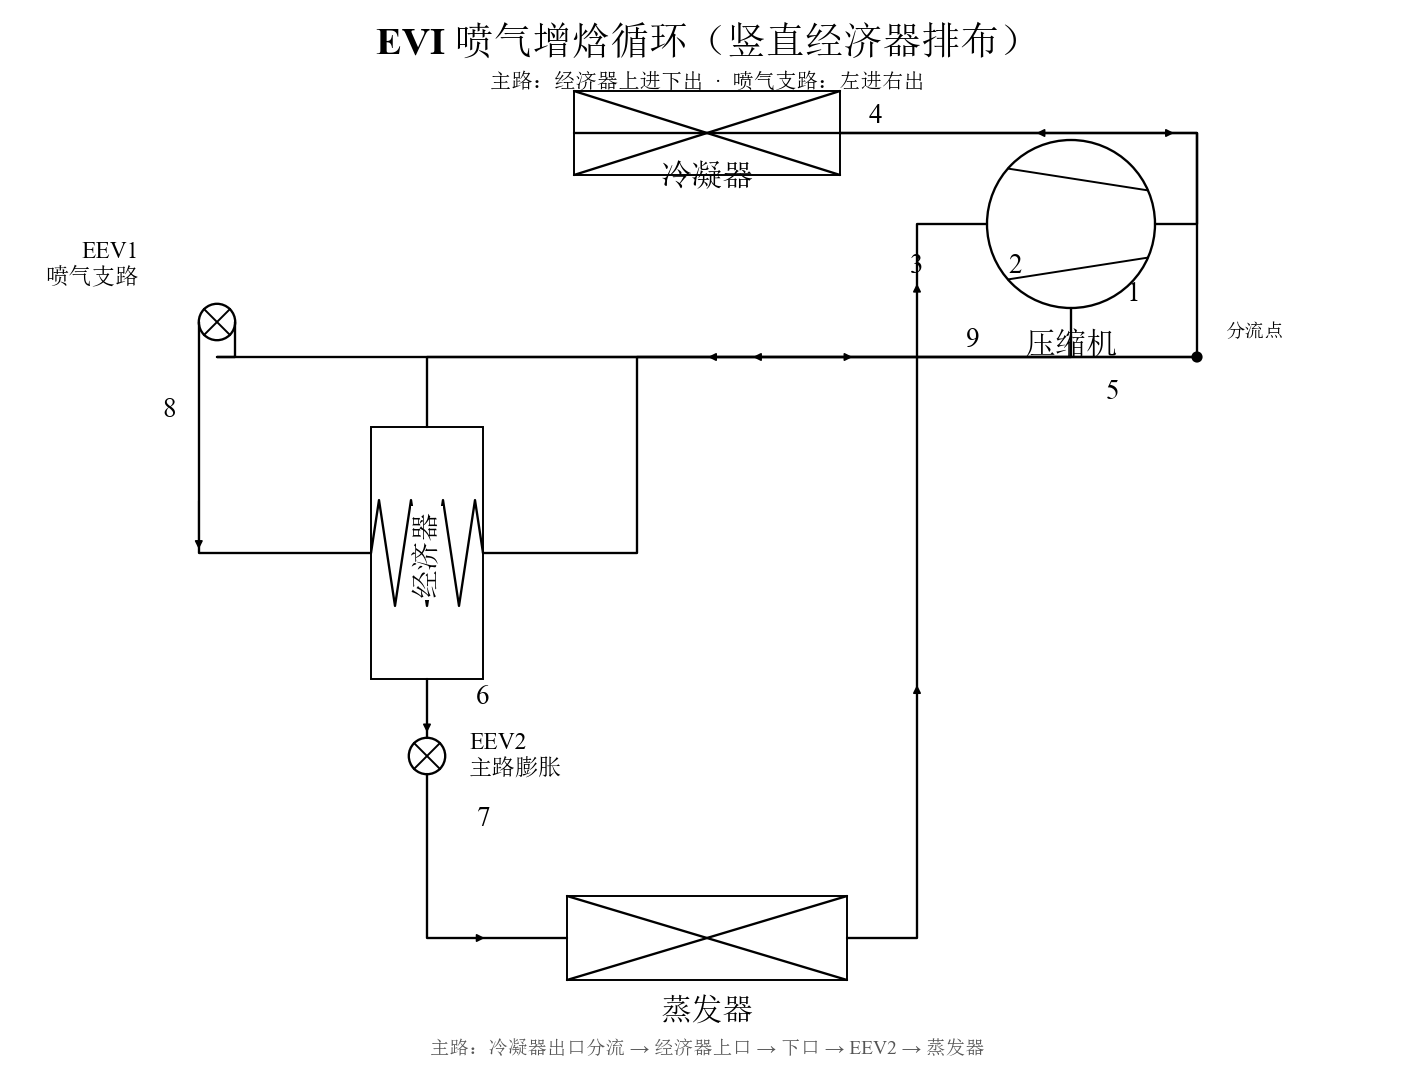

This figure's Python source:
# -*- coding: utf-8 -*-
"""普通热泵 EVI 经济器的另一种竖直排布方式。

本例按参考图使用四口换热器作为经济器:

* 主路:冷凝器出口分流 → 经济器顶部 → 经济器底部 → EEV2 → 蒸发器;
* 喷气支路:分流点 → EEV1 → 经济器左侧 → 经济器右侧
  → 压缩机补气口。

因此经济器的上下端口属于主路,左右端口属于喷气支路。该拓扑与
``evi_subcooler_cycle.py`` 的热力关系相同,只是换热器和阀门的排布
更接近常见的竖直经济器流程图。
"""
import os
import sys

sys.path.insert(0, os.path.dirname(os.path.dirname(os.path.abspath(__file__))))

from matplotlib.patches import Circle
from matplotlib.transforms import Affine2D

from rrplot import Diagram, make_partial, use_font
from rrplot.parts import make_compressor, make_expansion_valve_x, make_heat_exchanger


def _horizontal_compressor(r=60):
    """圆形机身和端口保持原位,只将内部双弦旋转为水平。"""
    part = make_compressor(r=r, name="涡旋压缩机")
    draw_vertical = part.draw

    def draw(ax, x, y, label=None, **kw):
        start = len(ax.lines)
        draw_vertical(ax, x, y, label=label, **kw)
        transform = Affine2D().rotate_deg_around(x, y, 90) + ax.transData
        for chord in ax.lines[start:]:
            chord.set_transform(transform)

    part.draw = draw
    return part


def _westward_valve():
    """膨胀阀水平右进左出,用于经济器喷气支路。"""
    valve = make_expansion_valve_x(r=13, orient="h", name="EEV1")
    return make_partial(valve,
                        ports={"in": (13, 0), "out": (-13, 0)},
                        dirs={"in": "e", "out": "w"})


def build_diagram():
    """构建参考图对应的 EVI 经济器回路。"""
    d = Diagram(width=1000, height=760)

    comp = d.add(_horizontal_compressor(), None, loc=(760, 155))
    cond = d.add(make_heat_exchanger(190, 60, shape="rect_x", name="冷凝器"),
                 None, loc=(500, 90))
    evap = d.add(make_heat_exchanger(200, 60, shape="rect_x", name="蒸发器"),
                 None, loc=(500, 665))
    # 四口普通换热器:主路上下贯通,喷气支路左右贯通。
    economizer = d.add(make_heat_exchanger(80, 180, shape="rect_zigzag7",
                                           name="经济器"),
                       None, loc=(300, 390))
    eev1 = d.add(make_expansion_valve_x(r=13, orient="v", name="EEV1"),
                 None, loc=(150, 225))
    eev2 = d.add(make_expansion_valve_x(r=13, orient="v", name="EEV2"),
                 None, loc=(300, 535))
    eev1_side = d.add(_westward_valve(), None, loc=(150, 225))

    # 只保留一个阀体: eev1_side 复用反向端口,删除上面的临时节点。
    d._nodes.remove(eev1)
    eev1 = eev1_side

    # 标题与设备标签。
    d.text(500, 26, "EVI 喷气增焓循环（竖直经济器排布）", size=20,
           weight="bold")
    d.text(500, 54, "主路：经济器上进下出  ·  喷气支路：左进右出",
           size=11)
    d.text(500, 58, "")
    d.text(500, 122, "冷凝器", size=16)
    d.text(760, 242, "压缩机", size=16, ha="center")
    d.text(500, 718, "蒸发器", size=16)
    d.text(300, 390, "经济器", size=15, rot=90, boxed=True)
    d.text(94, 184, "EEV1\n喷气支路", size=12, ha="right", boxed=True)
    d.text(330, 535, "EEV2\n主路膨胀", size=12, ha="left", boxed=True)

    split = (850, 250)

    # 压缩机排气 → 冷凝器,冷凝器出口再向下到分流点。
    d.pipe(comp["right"], cond["right"], via=[(850, 90)],
           head_at=(0.55,))
    d.pipe(cond["left"], split, via=[(850, 90)], head_at=(0.68,))
    d.ax.add_patch(Circle(split, 4, facecolor="black", edgecolor="none",
                          zorder=6))
    d.text(870, 232, "分流点", size=10, ha="left")

    # 主路:分流点 → 经济器顶部 → 底部 → EEV2 → 蒸发器左口。
    d.pipe(split, economizer["top"], via=[(300, 250)],
           head_at=(0.5,))
    d.pipe(economizer["bottom"], eev2["in"], head_at=(0.5,))
    d.pipe(eev2["out"], evap["left"], via=[(300, 665)],
           head_at=(0.65,))

    # 蒸发器右口 → 压缩机左口吸气。
    d.pipe(evap["right"], comp["left"], via=[(650, 665), (650, 155)],
           head_at=(0.35, 0.82))

    # 喷气支路:分流点 → EEV1 → 经济器左口 → 右口 → 压缩机底部补气。
    d.pipe(split, eev1["in"], via=[(150, 250)], head_at=(0.45,))
    d.pipe(eev1["out"], economizer["left"],
           via=[(150, 390)], head_at=(0.55,))
    d.pipe(economizer["right"], comp["bottom"],
           via=[(450, 390), (450, 250), (760, 250)],
           head_at=(0.65,))

    # 参考图状态点编号。
    for number, x, y in (("1", 805, 205), ("2", 720, 185),
                         ("3", 650, 185), ("4", 620, 78),
                         ("5", 790, 275), ("6", 340, 493),
                         ("7", 340, 580), ("8", 116, 288),
                         ("9", 690, 238)):
        d.text(x, y, number, size=14)

    d.text(500, 744, "主路：冷凝器出口分流 → 经济器上口 → 下口 → EEV2 → 蒸发器",
           size=10, color="#555555")
    return d


if __name__ == "__main__":
    use_font()
    out = os.path.join(os.path.dirname(os.path.abspath(__file__)),
                       "evi_economizer_cycle.png")
    with build_diagram() as diagram:
        diagram.save(out, out.replace(".png", ".svg"), dpi=140)
    print("已生成:", out)
